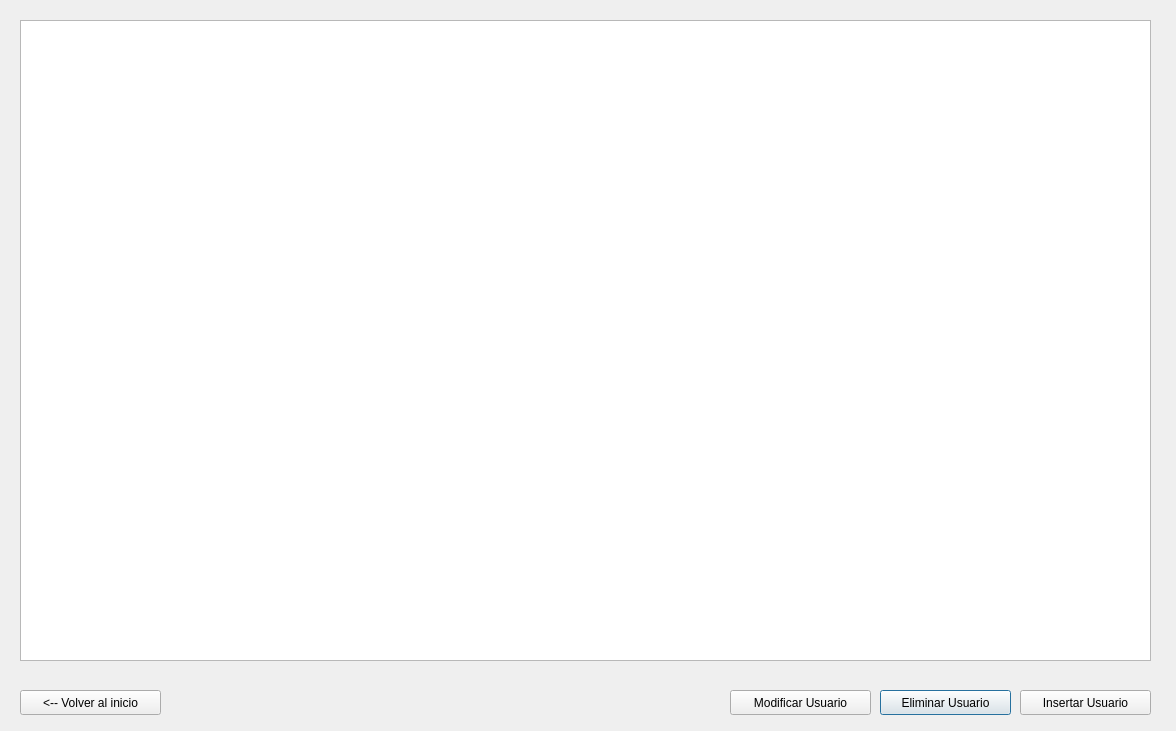
<?xml version="1.0" encoding="UTF-8"?>
<ui version="4.0">
 <class>DTablaUsuarios</class>
 <widget class="QDialog" name="DTablaUsuarios">
  <property name="geometry">
   <rect>
    <x>0</x>
    <y>0</y>
    <width>1176</width>
    <height>731</height>
   </rect>
  </property>
  <property name="windowTitle">
   <string>Dialog</string>
  </property>
  <widget class="QPushButton" name="btnEliminar">
   <property name="geometry">
    <rect>
     <x>880</x>
     <y>690</y>
     <width>131</width>
     <height>25</height>
    </rect>
   </property>
   <property name="text">
    <string>Eliminar Usuario</string>
   </property>
  </widget>
  <widget class="QPushButton" name="btnModificar">
   <property name="geometry">
    <rect>
     <x>730</x>
     <y>690</y>
     <width>141</width>
     <height>25</height>
    </rect>
   </property>
   <property name="text">
    <string>Modificar Usuario</string>
   </property>
  </widget>
  <widget class="QPushButton" name="btnInsertar">
   <property name="geometry">
    <rect>
     <x>1020</x>
     <y>690</y>
     <width>131</width>
     <height>25</height>
    </rect>
   </property>
   <property name="text">
    <string>Insertar Usuario</string>
   </property>
  </widget>
  <widget class="QTableView" name="vista">
   <property name="geometry">
    <rect>
     <x>20</x>
     <y>20</y>
     <width>1131</width>
     <height>641</height>
    </rect>
   </property>
  </widget>
  <widget class="QPushButton" name="btnInicio">
   <property name="geometry">
    <rect>
     <x>20</x>
     <y>690</y>
     <width>141</width>
     <height>25</height>
    </rect>
   </property>
   <property name="text">
    <string>&lt;-- Volver al inicio</string>
   </property>
  </widget>
 </widget>
 <resources/>
 <connections/>
</ui>
